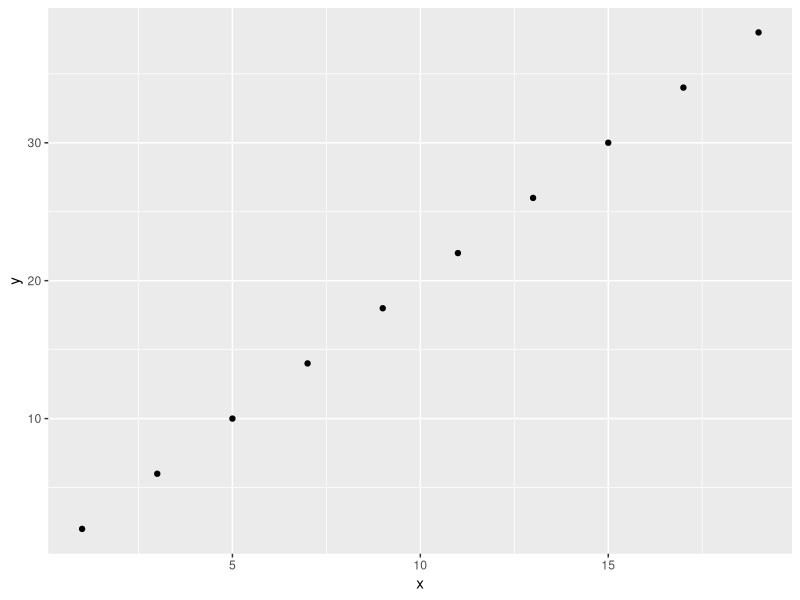

The R script that drew this image:
## ---- chunk 1
library(ggplot2)
knitr::opts_chunk$set(echo = TRUE)
## ---- chunk 2
x <- seq(1, 10)
x
y <- x*2
y
## ---- chunk 3
x <- seq(1,20, 2)
x
y <- x*2
y
## ---- chunk 4
figure <- ggplot2::qplot(x,y)
show(figure)
